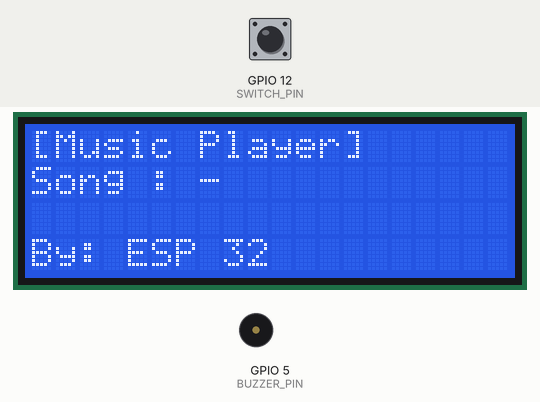
Recording of a program running on a simulated ESP32. Parts: 20×4 character LCD, buzzer (waves = sounding). The test bench sets the inputs (shaded band); at power-on: GPIO 12 (SWITCH_PIN) HIGH. What the program prints to the serial monitor is not drawn.

Above: at 3.3 s.
3.4 s: GPIO 12 (SWITCH_PIN) pulled LOW for 0.15 s
At 4.2 s:
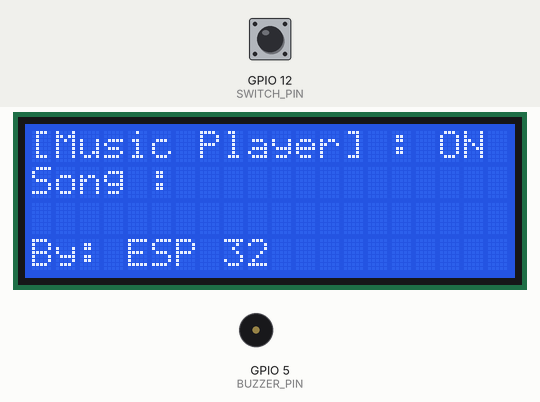
At 5.2 s:
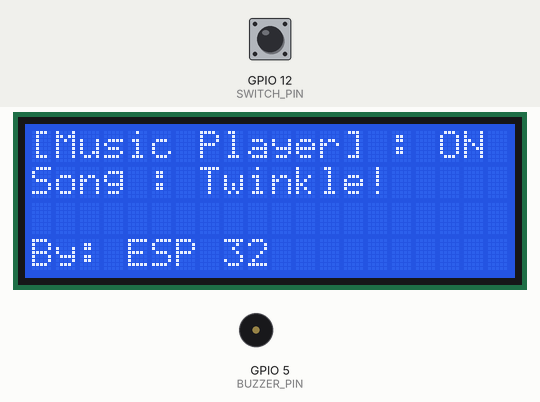
Timing chart, 0 to 28.8 s (numbered marks = the images above; inputs shaded):
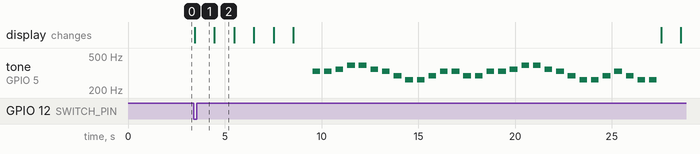

The program:

main.cpp
```cpp
#include <Arduino.h>
#include "BuzzerTone.h"
#include "TwinkleMelody.h"
#include "OdeToJoyMelody.h"
#include "LiquidCrystal_I2C.h"
#include "MusicTitle.h"

// Define buzzer pin and other buzzer configuration
#define BUZZER_PIN 5
#define CHANNEL 0
#define RESOLUTION 8
#define VOLUME 3

// Define LCD configuration
#define LCD_ADDRESS 0x27
#define LCD_COLS 20
#define LCD_ROWS 4

// Define buzzer pin and other buzzer configuration
#define SWITCH_PIN 12

BuzzerTone buzzer(BUZZER_PIN, CHANNEL, RESOLUTION, VOLUME);
TwinkleMelody twinkle(buzzer);
OdeToJoyMelody odeToJoy(buzzer);

LiquidCrystal_I2C lcd(LCD_ADDRESS, LCD_COLS, LCD_ROWS);
MusicTitle musicTitle(lcd);

bool systemOn = false;

void setup()
{
    pinMode(SWITCH_PIN, INPUT_PULLUP); // User internal pull-up resistor
    Serial.begin(115200); // Initialize Serial Monitor
    buzzer.begin();
    musicTitle.begin();
}

void loop()
{
    bool switchState = digitalRead(SWITCH_PIN) == LOW;

    if (switchState && !systemOn) {
        systemOn = true;
        Serial.println("Sistem ON");
        musicTitle.startSong(); // todo : nanti buat untuk music title nya fleksible tergantung lagu
        odeToJoy.play();
        musicTitle.endSong();
        delay(1000);
    }
    else if (!switchState && systemOn) {
        systemOn = false;
        Serial.println("Sistem OFF");
        buzzer.stop();
        musicTitle.clearDisplay();
    }

    delay(100); // Hindari looping terlalu cepat
}
```

Measured:
- after the input at 3.4 s, tone on GPIO 5 (BUZZER_PIN): plays 330 Hz for 0.40 s, 330 Hz for 0.40 s, 349 Hz for 0.40 s, 392 Hz for 0.40 s, 392 Hz for 0.40 s, 349 Hz for 0.40 s … (30 notes in this stretch), starting after 6.1 s; the display: changes after 0.06 s (image 1)
- what the display in image 2 shows lasts 1.0 s, from 4.5 s to 5.5 s
